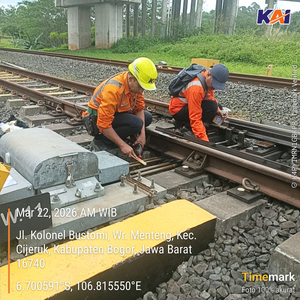
#> input picture 04_Output_Temp/Tim_1/BTP BD/WESEL/W11 MSG_19-09/100.jpg, 300 x 300 px
$ python -i edit_timemark_ide1_backup_20260711.py   (imports and definitions only)
#> lines starting #> are read from the running program, lines starting #| are printed output that depends on the picture; after the words box and inside, x2 and y2 are one past the last pixel; in counts of white or black regions, pixels touching at a corner belong together
import argparse
import json
import os
import sys
from datetime import datetime
from pathlib import Path

import cv2
import numpy as np
import pytesseract
from PIL import Image, ImageDraw, ImageFont, ImageOps, ImageFilter

pytesseract.pytesseract.tesseract_cmd = r"C:\Program Files\Tesseract-OCR\tesseract.exe"

DEFAULT_OUTPUT_DIR = "./04_photos_edited"


INDONESIAN_DAYS = ["Senin", "Selasa", "Rabu", "Kamis", "Jumat", "Sabtu", "Minggu"]
INDONESIAN_MONTHS = {
    1: "Jan", 2: "Feb", 3: "Mar", 4: "Apr", 5: "Mei", 6: "Jun",
    7: "Jul", 8: "Agt", 9: "Sep", 10: "Okt", 11: "Nov", 12: "Des"
}


# [44 lines left out: functions iso_to_timemark, parse_args, not called in this run]


def ensure_dir(path: str) -> None:
    Path(path).mkdir(parents=True, exist_ok=True)


def clean_prompt_value(value: str) -> str:
    return value.strip().strip('"').strip("'")


# [137 lines left out: functions ask_existing_folder, ask_date_text, list_images, get_text_box, contiguous_runs, find_red_guide and 1 more, not called in this run]


def detect_date_y_center(arr: np.ndarray, h: int, w: int) -> float | None:
    img = Image.fromarray(arr)
    x1_crop = int(w * 0.01)
    x2_crop = int(w * 0.48)
    y1_crop = int(h * 0.50)
    y2_crop = int(h * 0.90)

    crop = img.crop((x1_crop, y1_crop, x2_crop, y2_crop))
    crop_large = crop.resize((crop.width * 4, crop.height * 4), Image.Resampling.LANCZOS)
    gray = ImageOps.grayscale(crop_large)

    days = {"SENIN", "SELASA", "RABU", "KAMIS", "JUMAT", "JUM'AT", "SABTU", "MINGGU"}
    months = {
        "JANUARI", "FEBRUARI", "MARET", "APRIL", "MEI", "JUNI", "JULI", "AGUSTUS", "SEPTEMBER", "OKTOBER", "NOVEMBER", "DESEMBER",
        "JAN", "FEB", "MAR", "APR", "MEI", "JUN", "JUL", "AGU", "AGS", "SEP", "OKT", "NOV", "DES"
    }
    markers = {"AM", "PM", "WIB", "WITA", "WIT"}

    import re

    y_centers = []
    for thresh in [180, 160, 200, 215, "adaptive"]:
        if thresh == "adaptive":
            sharp = crop_large.filter(ImageFilter.SHARPEN)
            gray_img = ImageOps.grayscale(sharp)
            gray_arr = np.array(gray_img).astype(float)
            local_mean = np.array(gray_img.filter(ImageFilter.BoxBlur(8))).astype(float)
            bin_arr = np.where(gray_arr > (local_mean + 10), 255, 0).astype(np.uint8)
            bin_img = Image.fromarray(bin_arr)
        else:
            gray_arr = np.array(gray)
            bin_arr = np.where(gray_arr > thresh, 255, 0).astype(np.uint8)
            bin_img = Image.fromarray(bin_arr)

        try:
            data = pytesseract.image_to_data(bin_img, config='--psm 6', output_type=pytesseract.Output.DICT)
            n_boxes = len(data["text"])
            curr_y_centers = []
            for i in range(n_boxes):
                text = data["text"][i].strip().upper()
                if not text:
                    continue
                clean_word = "".join(c for c in text if c.isalnum())
                is_year = False
                year_match = re.search(r"20\d{2}", clean_word)
                if year_match:
                    val = int(year_match.group(0))
                    if 2001 <= val <= 2999:
                        is_year = True
                is_primary = clean_word in months or is_year or clean_word in markers
                if not is_primary and len(clean_word) >= 5:
                    for m in markers:
                        if clean_word.endswith(m):
                            is_primary = True
                            break
                    prefix3 = clean_word[:3]
                    suffix = clean_word[3:]
                    if prefix3 in months and suffix.isdigit():
                        is_primary = True
                if is_primary:
                    conf = int(data["conf"][i])
                    # Gunakan threshold dinamis berdasarkan kekuatan kata kunci
                    if clean_word in months:
                        min_conf = 0    # Nama bulan: sangat spesifik, izinkan confidence rendah
                    elif clean_word in markers:
                        min_conf = 15   # Penunjuk waktu (AM/PM): longgar
                    else:
                        min_conf = 20   # Tahun (20xx): agak longgar

                    if conf < min_conf:
                        continue
                    top = int(data["top"][i] / 4) + y1_crop
                    height = int(data["height"][i] / 4)
                    if int(h * 0.50) <= top <= int(h * 0.73):
                        curr_y_centers.append(top + height / 2.0)

            if not curr_y_centers:
                for i in range(n_boxes):
                    text = data["text"][i].strip().upper()
                    if not text:
                        continue
                    clean_word = "".join(c for c in text if c.isalnum())
                    if clean_word in days:
                        conf = int(data["conf"][i])
                        # Hari campuran (Senin/Rabu dll)
                        min_conf = 15 if clean_word in days else 30
                        if conf < min_conf:
                            continue
                        top = int(data["top"][i] / 4) + y1_crop
                        height = int(data["height"][i] / 4)
                        if int(h * 0.50) <= top <= int(h * 0.73):
                            curr_y_centers.append(top + height / 2.0)

            if curr_y_centers:
                ref_cy = sum(curr_y_centers) / len(curr_y_centers)
                expanded = []
                for i in range(n_boxes):
                    text = data["text"][i].strip()
                    if not text:
                        continue
                    top = int(data["top"][i] / 4) + y1_crop
                    height = int(data["height"][i] / 4)
                    cy = top + height / 2
                    if abs(cy - ref_cy) < 8:
                        expanded.append(cy)
                if len(expanded) > len(y_centers):
                    y_centers = expanded
        except Exception:
            pass

    return sum(y_centers) / len(y_centers) if y_centers else None


# [51 lines left out: function detect_address_y_top, not called in this run]


def find_date_box_by_ocr(arr: np.ndarray, template: int = 2, y_override: int | None = None) -> tuple[int, int, int, int] | None:
    h, w = arr.shape[:2]
    box_h = int(h * 0.046)

    # 0. Override Manual
    if y_override is not None:
        y1 = y_override - int(box_h / 2) if int(box_h / 2) < y_override else 0
        y2 = y1 + box_h
        x1 = int(w * 0.047)
        x2 = int(w * 0.49)
        print(f"  STAGE 0 (Override): TextBox Y={y1}-{y2}")
        return max(0, x1), max(0, y1), min(w, x2), min(h, y2)

    # 1. Coba deteksi tanggal (Stage 1)
    avg_yc = detect_date_y_center(arr, h, w)
    if avg_yc is not None:
        y1 = int(avg_yc - box_h / 2)
        y2 = y1 + box_h
        x1 = int(w * 0.047)
        x2 = int(w * 0.49)
        print(f"  STAGE 1 (OCR Tanggal): TextBox Y={y1}-{y2}")
        return max(0, x1), max(0, y1), min(w, x2), min(h, y2)

    # 2. Fallback deteksi alamat (Stage 2)
    y_top = detect_address_y_top(arr, h, w)
    if y_top is not None:
        box_h = int(h * 0.046)
        y_ratio = y_top / h
        if y_ratio < 0.70:
            gap = 0
        elif y_ratio < 0.76:
            gap = int(h * 0.083)
        else:
            gap = int(h * 0.133)

        y1 = y_top - box_h - gap
        if template == 1:
            min_y = int(h * 0.70)
            max_y = int(h * 0.82)
        else:
            min_y = int(h * 0.60)
            max_y = int(h * 0.68)

        y1 = max(min_y, min(max_y, y1))
        y2 = y1 + box_h
        x1 = int(w * 0.047)
        x2 = int(w * 0.49)
        return max(0, x1), y1, min(w, x2), min(h, y2)

    return None


# [553 lines left out: functions locate_date_box, diffuse_fill_region, locate_font, get_shape_box, draw_text, process_image and 1 more, not called in this run]


# [2 lines not run here, left out]

>>> import cv2
>>> picture = cv2.imread('../04_Output_Temp/Tim_1/BTP BD/WESEL/W11 MSG_19-09/100.jpg')
#> picture is the input picture: shape (300, 300, 3); mean B, G, R 106.1, 130.7, 133.3
>>> result = find_date_box_by_ocr(picture)
#> in detect_date_y_center, `crop = img.crop((x1_crop, y1_crop, x2_crop, y2_crop))`:
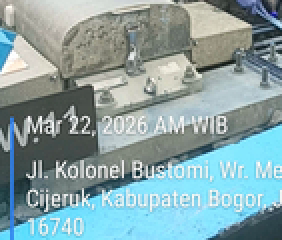
#> crop: PIL image 141x120 RGB (shown 2 times larger); mean R, G, B 137, 162.9, 165.7
#> in detect_date_y_center, `crop_large = crop.resize((crop.width * 4, crop.height * 4), Image.Resa..`:
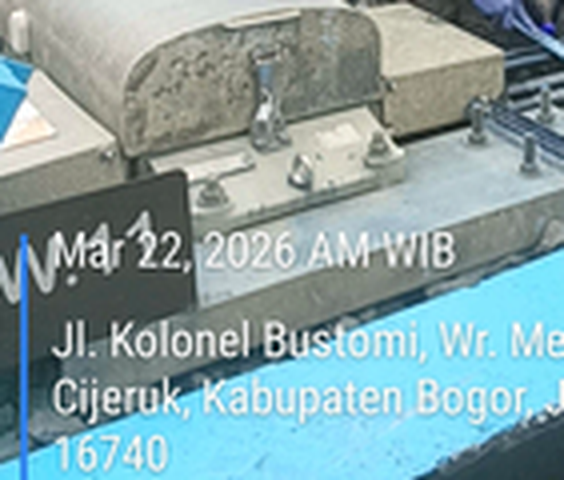
#> crop_large: PIL image 564x480 RGB; mean R, G, B 137, 162.9, 165.7
#> in detect_date_y_center, `gray = ImageOps.grayscale(crop_large)`:
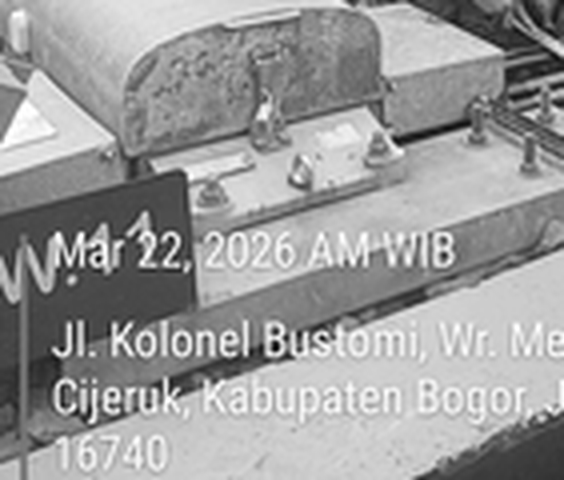
#> gray: PIL image 564x480 L; min 0, max 255, mean 155.4
#> the loop in detect_date_y_center, `for thresh in [180, 160, 200, 215, "adaptive"]:` made 1 pass
#> pass 1, in detect_date_y_center, `bin_arr = np.where(gray_arr > thresh, 255, 0).astype(np.uint8)`:
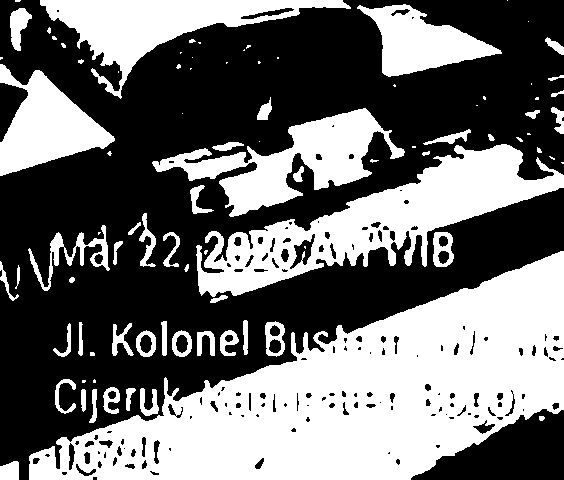
#> bin_arr: shape (480, 564); 43.4% white; 89 white regions (38 under 20 px), largest, box (x1, y1, x2, y2) and area: (29, 251, 564, 480) 58896, (196, 144, 564, 297) 18639, (40, 0, 351, 99) 9616
#> after the loop in detect_date_y_center, `for thresh in [180, 160, 200, 215, "adaptive"]:`: y_centers = []
#> (the run stopped early here; a loop or call above may not have finished)

$ run again, on 04_Output_Temp/Tim_1/BTP BD/WESEL/W47A BOP_05-09/0.jpg
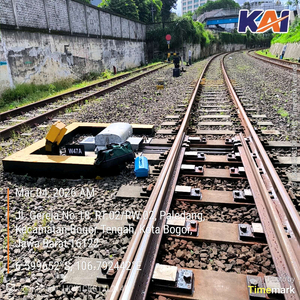
#> input picture 04_Output_Temp/Tim_1/BTP BD/WESEL/W47A BOP_05-09/0.jpg, 300 x 300 px
#> picture is the input picture: shape (300, 300, 3); mean B, G, R 114.6, 120.6, 125.9
#> in detect_date_y_center, `gray = ImageOps.grayscale(crop_large)`:
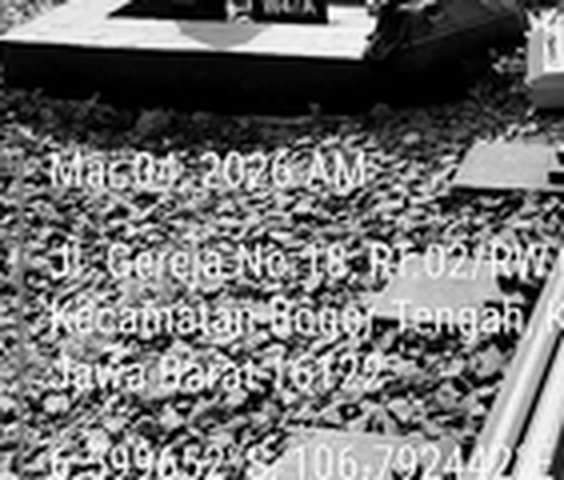
#> gray: PIL image 564x480 L; min 0, max 255, mean 114.9
#> the loop in detect_date_y_center, `for thresh in [180, 160, 200, 215, "adaptive"]:` made 1 pass
#> pass 1, in detect_date_y_center, `bin_arr = np.where(gray_arr > thresh, 255, 0).astype(np.uint8)`:
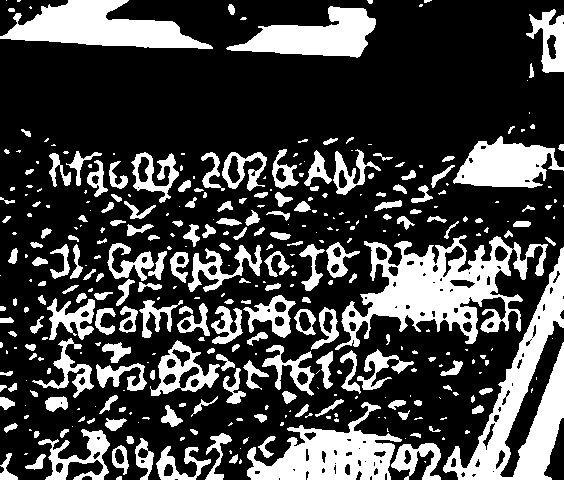
#> bin_arr: shape (480, 564); 27.1% white; 365 white regions (167 under 20 px), largest, box (x1, y1, x2, y2) and area: (335, 235, 548, 350) 9644, (443, 247, 564, 480) 8785, (0, 0, 213, 49) 5762
#> after the loop in detect_date_y_center, `for thresh in [180, 160, 200, 215, "adaptive"]:`: y_centers = []

$ run again, on 04_Output_Temp/Tim_1/BTP BD/WESEL/W47A BOP_05-09/100.jpg
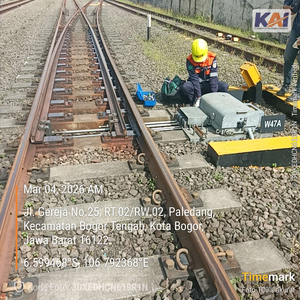
#> input picture 04_Output_Temp/Tim_1/BTP BD/WESEL/W47A BOP_05-09/100.jpg, 300 x 300 px
#> picture is the input picture: shape (300, 300, 3); mean B, G, R 125.3, 142.2, 149.7
#> in detect_date_y_center, `gray = ImageOps.grayscale(crop_large)`:
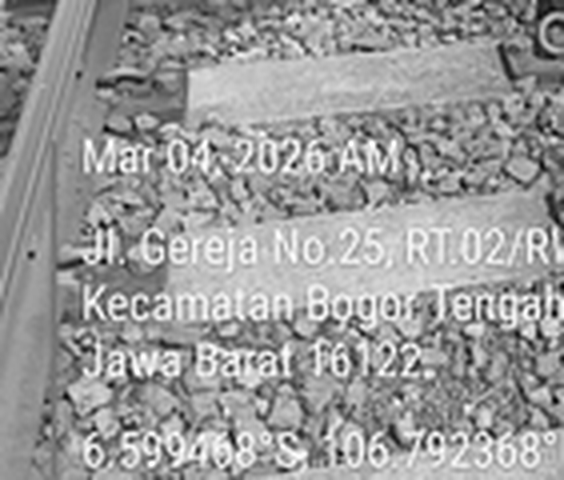
#> gray: PIL image 564x480 L; min 0, max 255, mean 154.7
#> the loop in detect_date_y_center, `for thresh in [180, 160, 200, 215, "adaptive"]:` made 1 pass
#> pass 1, in detect_date_y_center, `bin_arr = np.where(gray_arr > thresh, 255, 0).astype(np.uint8)`:
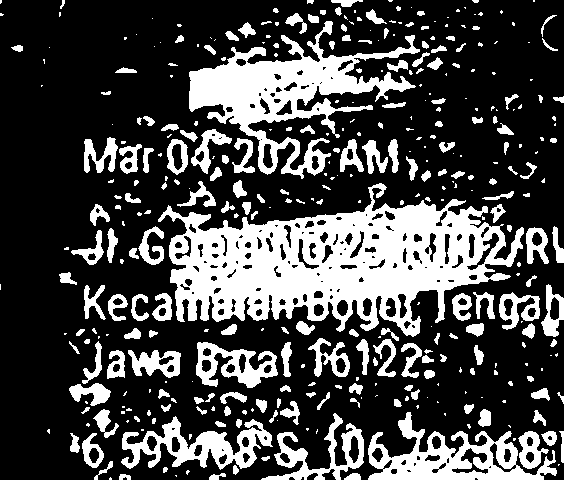
#> bin_arr: shape (480, 564); 28.1% white; 383 white regions (184 under 20 px), largest, box (x1, y1, x2, y2) and area: (158, 183, 524, 337) 27361, (189, 21, 420, 179) 11507, (368, 412, 557, 480) 5141
#> after the loop in detect_date_y_center, `for thresh in [180, 160, 200, 215, "adaptive"]:`: y_centers = []

$ run again, on 04_Output_Temp/Tim_1/BTP BD/WESEL/W47A BOP_18-09/0.jpg
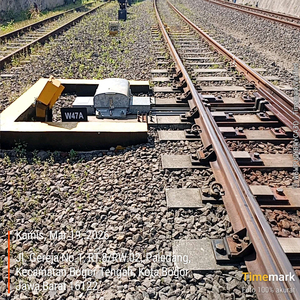
#> input picture 04_Output_Temp/Tim_1/BTP BD/WESEL/W47A BOP_18-09/0.jpg, 300 x 300 px
#> picture is the input picture: shape (300, 300, 3); mean B, G, R 114.8, 124, 135.3
#> in detect_date_y_center, `gray = ImageOps.grayscale(crop_large)`:
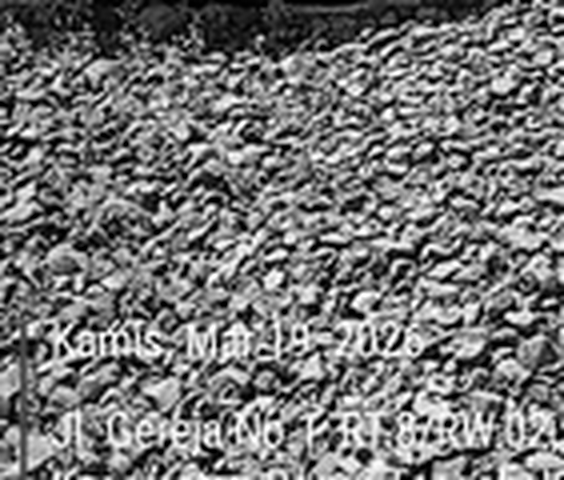
#> gray: PIL image 564x480 L; min 0, max 255, mean 117.2
#> the loop in detect_date_y_center, `for thresh in [180, 160, 200, 215, "adaptive"]:` made 1 pass
#> pass 1, in detect_date_y_center, `bin_arr = np.where(gray_arr > thresh, 255, 0).astype(np.uint8)`:
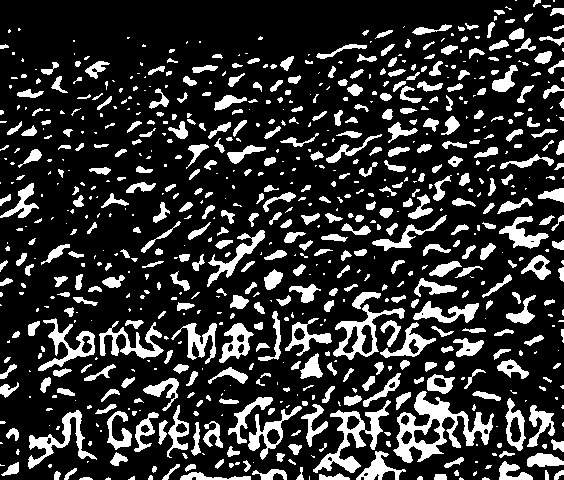
#> bin_arr: shape (480, 564); 19.8% white; 770 white regions (342 under 20 px), largest, box (x1, y1, x2, y2) and area: (393, 391, 494, 463) 2471, (313, 400, 391, 473) 1468, (333, 304, 405, 360) 1056
#> after the loop in detect_date_y_center, `for thresh in [180, 160, 200, 215, "adaptive"]:`: y_centers = []
